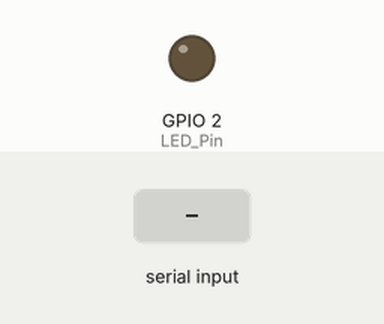
Recording of a sketch running on a simulated ESP32. Parts: output pins drawn as LEDs (lit = HIGH). Inputs (shaded band) come from the test bench. What the sketch prints to the serial monitor is not drawn.

Above: at 1.8 s.
1.9 s: byte 30 received over Serial
At 2.3 s:
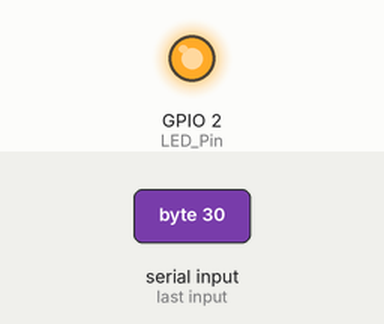
4.4 s: byte 90 received over Serial
At 5.67 s:
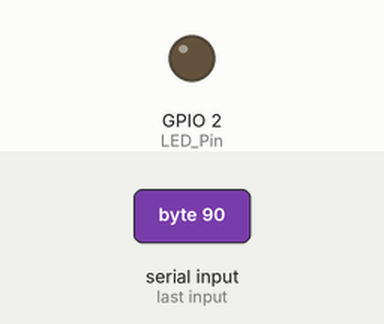
5.9 s: byte 120 received over Serial
At 6.5 s:
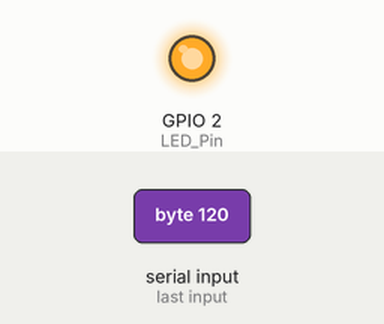
Timing chart, 0 to 8.9 s (numbered marks = the images above; inputs shaded):
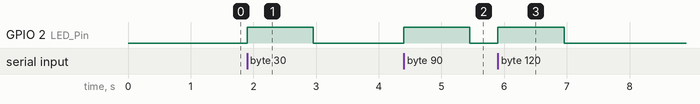

The sketch:

03_back_light_blink.ino
```cpp
// Macro defined for LED
#define LED_Pin 2
// Timer handler
static TimerHandle_t oneShotTimer = NULL;
/*
* Function Name : void timerCallback(TimerHandle_t xTimer)
* Description   : This function is call back function of after timer completion
*/
void timerCallback(TimerHandle_t xTimer)
{
  digitalWrite(LED_Pin,LOW);
  Serial.println("LED OFF");
   Serial.println("One shot Timer Expired");
}
/*
* Function Name : void timerCallback(TimerHandle_t xTimer)
* Description   : This function is call back function of after timer completion
*/
void blinkBackLight(void *para)
{
  char c ;
  while(1)
  {
    if(Serial.available()>0)
    {
      Serial.println("================== Enter Data ==================");
      c = Serial.read();
      Serial.println(c);
      digitalWrite(LED_Pin,HIGH);
      Serial.println("LED ON ");
      Serial.println("================== Starting Timer ==================");
      // Start timer
      xTimerStart(oneShotTimer,portMAX_DELAY);
    }
  }
}
void setup() {

  pinMode(LED_Pin,OUTPUT);
  Serial.begin(9600);
  // put your setup code here, to run once:
  vTaskDelay(1000 / portTICK_PERIOD_MS);
  Serial.println("============= RTOS TIMER =============");
  // Create one shot Timer
  oneShotTimer = xTimerCreate("one shot Timer ",// Name of timer
                              1000 / portTICK_PERIOD_MS, // Period of timer
                              pdFALSE,                   // Auto reload
                              (void*)0,                  // Timer ID
                              timerCallback);            // Call back function

  xTaskCreatePinnedToCore(blinkBackLight,"Blink back light", 1024,NULL, 1,NULL,0);
  vTaskDelete(NULL);
}

void loop() {
  // put your main code here, to run repeatedly:

}
```

Measured:
- after the input at 1.9 s, GPIO 2 (LED_Pin): LOW → HIGH at once, → LOW 1.1 s later
- after the input at 4.4 s, GPIO 2 (LED_Pin): LOW → HIGH at once, → LOW 1.1 s later
- after the input at 5.9 s, GPIO 2 (LED_Pin): LOW → HIGH at once, → LOW 1.1 s later
